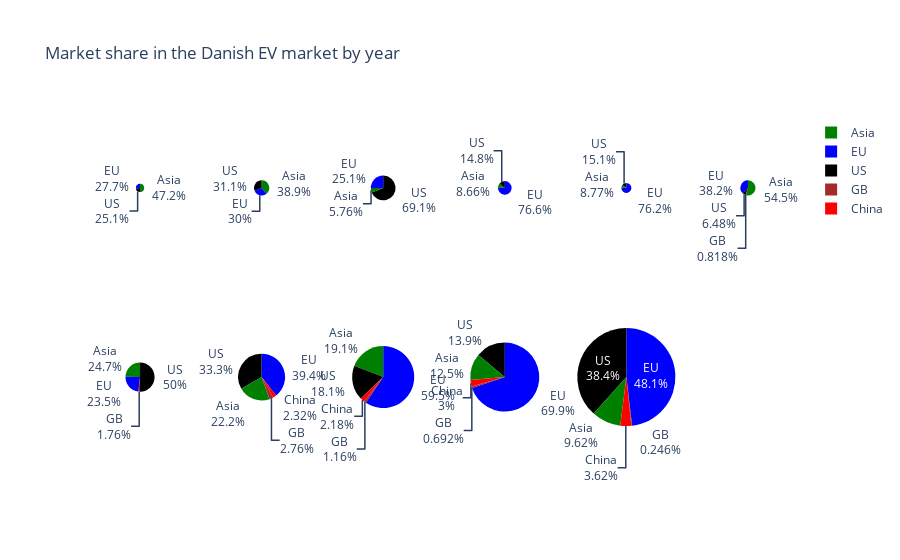

Notebook cell for this chart:
### Code cell
import plotly.graph_objects as go
from plotly.subplots import make_subplots

# Get unique years
years = data_sorted['Year'].unique()

# Calculate the number of pie charts per line
num_charts_per_line = (len(years) + 1) // 2  # Round up to ensure half the charts are on each line

# Create subplots with two rows and the calculated number of columns
fig = make_subplots(rows=2, cols=num_charts_per_line, specs=[[{'type':'domain'}] * num_charts_per_line] * 2)


# Iterate over each year
for i, year in enumerate(years, start=1):
    # Calculate the row and column indices for the current chart
    row_index = (i - 1) // num_charts_per_line + 1  # Divide by the number of charts per line and round up
    col_index = (i - 1) % num_charts_per_line + 1
    
    # Filter data for the current year
    year_data = data_sorted[data_sorted['Year'] == year]
    
    # Group the data by region and sum up the sales
    sales_by_region = year_data.groupby('Region')['Sales'].sum().reset_index()
    
    # Add a pie chart trace for the current year
    pie_trace = go.Pie(
        labels=sales_by_region['Region'], 
        values=sales_by_region['Sales'], 
        scalegroup='one', 
        name=f"{year}",
        marker=dict(colors=[color_region[region] for region in sales_by_region['Region']]),
        textinfo='label+percent',
        hoverinfo='label+value+name'  # Include value of sales in the hover info
    )
    
    fig.add_trace(pie_trace, row=row_index, col=col_index)

# Update layout
fig.update_layout(title_text='Market share in the Danish EV market by year')

# Show the plot
fig.show()

### Figure 1 — Plotly figure (JSON) as saved in the notebook; plotly's stock layout.template omitted (floating-point values rounded to 4 significant figures)
{"data": [{"domain": {"x": [0, 0.1389], "y": [0.575, 1]}, "hoverinfo": "label+value+name", "labels": ["Asia", "EU", "US"], "marker": {"colors": ["green", "blue", "black"]}, "name": "2013", "scalegroup": "one", "textinfo": "label+percent", "type": "pie", "values": [211, 124, 112]}, {"domain": {"x": [0.1722, 0.3111], "y": [0.575, 1]}, "hoverinfo": "label+value+name", "labels": ["Asia", "EU", "US"], "marker": {"colors": ["green", "blue", "black"]}, "name": "2014", "scalegroup": "one", "textinfo": "label+percent", "type": "pie", "values": [577, 446, 462]}, {"domain": {"x": [0.3444, 0.4833], "y": [0.575, 1]}, "hoverinfo": "label+value+name", "labels": ["Asia", "EU", "US"], "marker": {"colors": ["green", "blue", "black"]}, "name": "2015", "scalegroup": "one", "textinfo": "label+percent", "type": "pie", "values": [227, 990, 2725]}, {"domain": {"x": [0.5167, 0.6556], "y": [0.575, 1]}, "hoverinfo": "label+value+name", "labels": ["Asia", "EU", "US"], "marker": {"colors": ["green", "blue", "black"]}, "name": "2016", "scalegroup": "one", "textinfo": "label+percent", "type": "pie", "values": [103, 911, 176]}, {"domain": {"x": [0.6889, 0.8278], "y": [0.575, 1]}, "hoverinfo": "label+value+name", "labels": ["Asia", "EU", "US"], "marker": {"colors": ["green", "blue", "black"]}, "name": "2017", "scalegroup": "one", "textinfo": "label+percent", "type": "pie", "values": [57, 495, 98]}, {"domain": {"x": [0.8611, 1], "y": [0.575, 1]}, "hoverinfo": "label+value+name", "labels": ["Asia", "EU", "GB", "US"], "marker": {"colors": ["green", "blue", "brown", "black"]}, "name": "2018", "scalegroup": "one", "textinfo": "label+percent", "type": "pie", "values": [799, 561, 12, 95]}, {"domain": {"x": [0, 0.1389], "y": [0, 0.425]}, "hoverinfo": "label+value+name", "labels": ["Asia", "EU", "GB", "US"], "marker": {"colors": ["green", "blue", "brown", "black"]}, "name": "2019", "scalegroup": "one", "textinfo": "label+percent", "type": "pie", "values": [1348, 1286, 96, 2734]}, {"domain": {"x": [0.1722, 0.3111], "y": [0, 0.425]}, "hoverinfo": "label+value+name", "labels": ["Asia", "China", "EU", "GB", "US"], "marker": {"colors": ["green", "red", "blue", "brown", "black"]}, "name": "2020", "scalegroup": "one", "textinfo": "label+percent", "type": "pie", "values": [3139, 328, 5579, 391, 4721]}, {"domain": {"x": [0.3444, 0.4833], "y": [0, 0.425]}, "hoverinfo": "label+value+name", "labels": ["Asia", "China", "EU", "GB", "US"], "marker": {"colors": ["green", "red", "blue", "brown", "black"]}, "name": "2021", "scalegroup": "one", "textinfo": "label+percent", "type": "pie", "values": [4722, 539, 14736, 287, 4491]}, {"domain": {"x": [0.5167, 0.6556], "y": [0, 0.425]}, "hoverinfo": "label+value+name", "labels": ["Asia", "China", "EU", "GB", "US"], "marker": {"colors": ["green", "red", "blue", "brown", "black"]}, "name": "2022", "scalegroup": "one", "textinfo": "label+percent", "type": "pie", "values": [3831, 918, 21410, 212, 4250]}, {"domain": {"x": [0.6889, 0.8278], "y": [0, 0.425]}, "hoverinfo": "label+value+name", "labels": ["Asia", "China", "EU", "GB", "US"], "marker": {"colors": ["green", "red", "blue", "brown", "black"]}, "name": "2023", "scalegroup": "one", "textinfo": "label+percent", "type": "pie", "values": [5955, 2240, 29790, 152, 23748]}], "layout": {"title": {"text": "Market share in the Danish EV market by year"}}}
